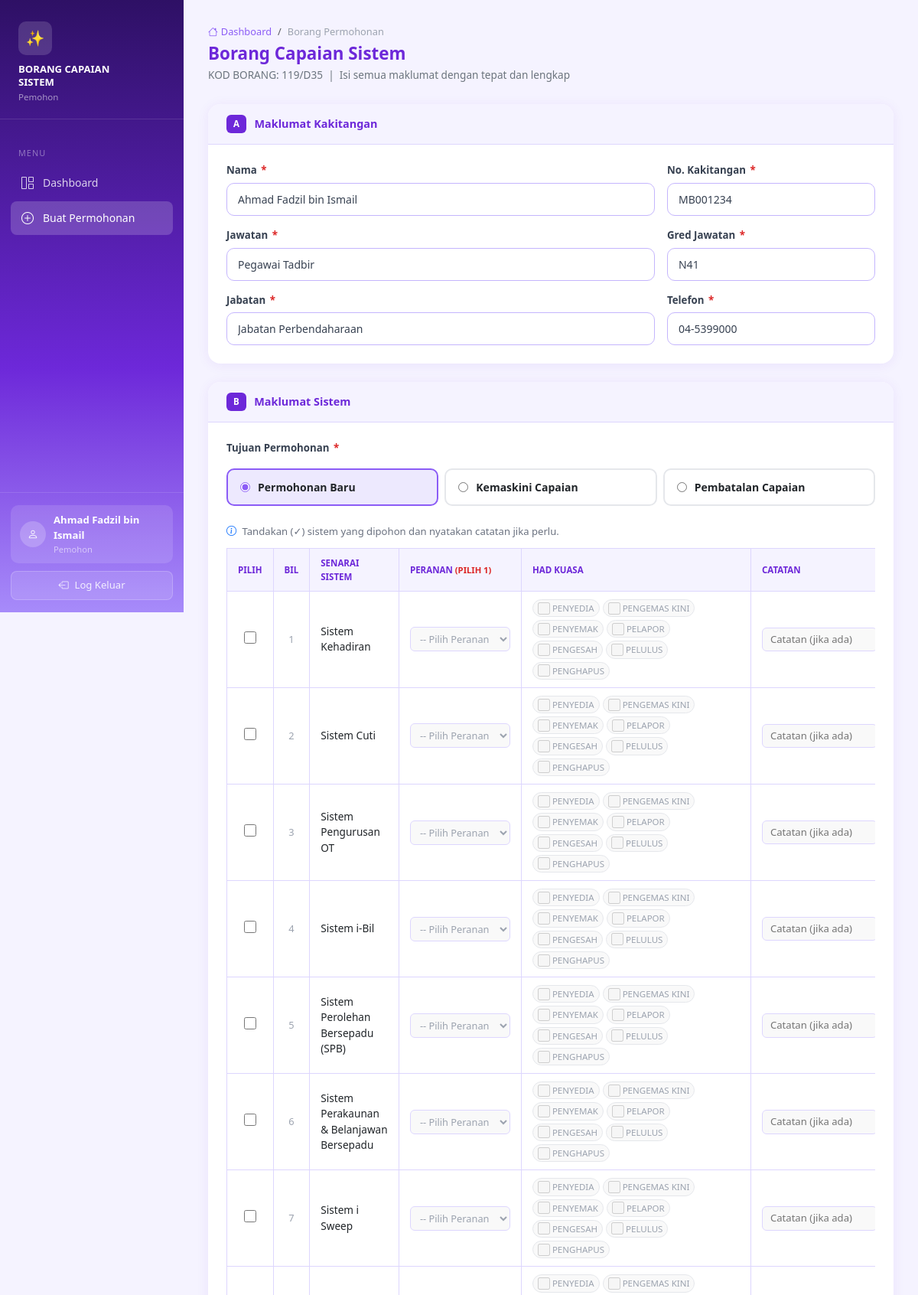
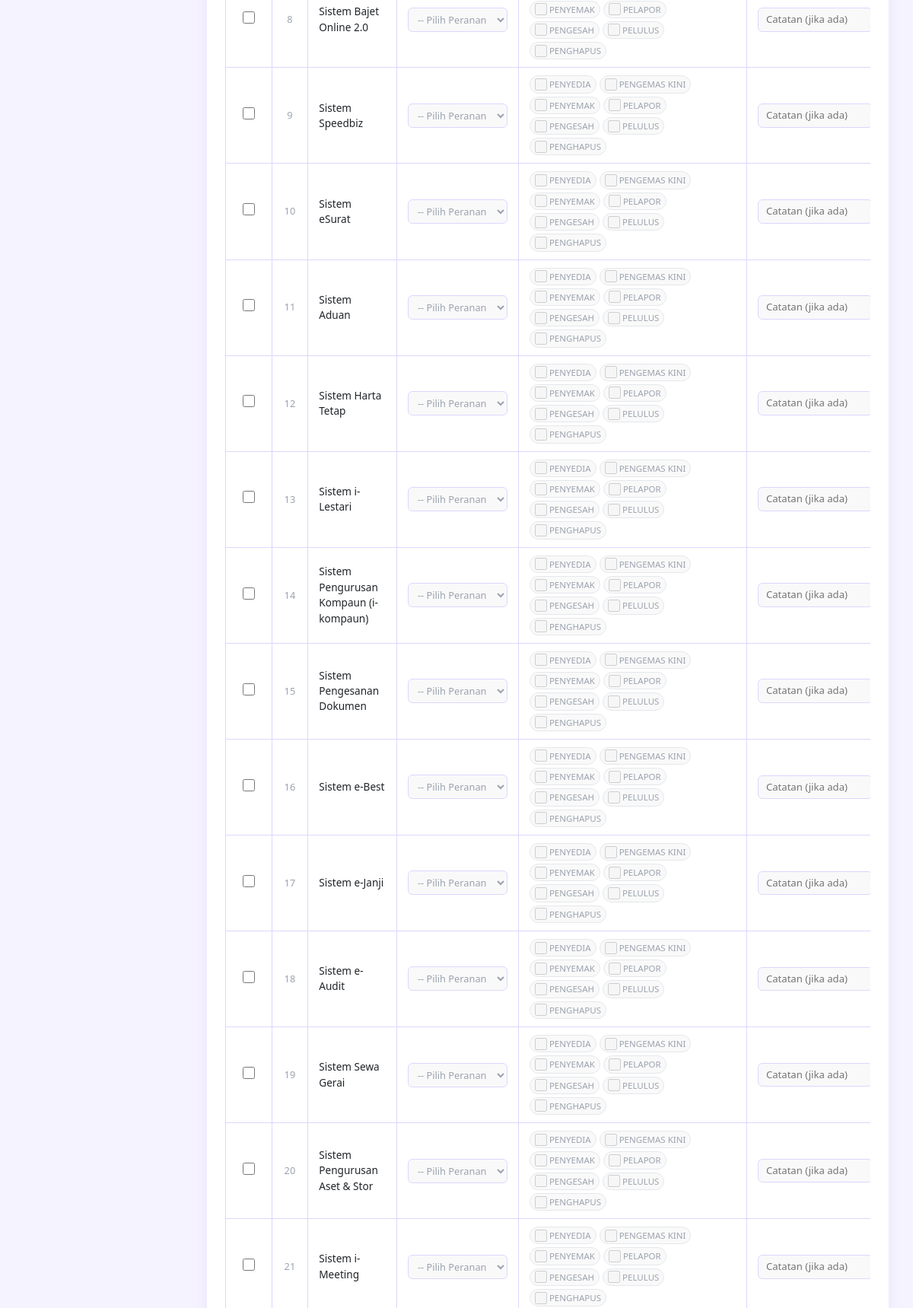
The page /borang_permohonan.php (signed in, upper part) on the database its author committed (2 pictures, top to bottom).
### tables this page shows
CREATE TABLE `users` (
    `id`            INT AUTO_INCREMENT PRIMARY KEY,
    `username`      VARCHAR(100) UNIQUE NOT NULL,
    `password`      VARCHAR(255) NOT NULL,
    `role`          VARCHAR(50) NOT NULL,
    `nama`          VARCHAR(255),
    `no_kakitangan` VARCHAR(50),
    `jawatan`       VARCHAR(255),
    `gred_jawatan`  VARCHAR(50),
    `jabatan`       VARCHAR(255),
    `telefon`       VARCHAR(50),
    `created_at`    DATETIME DEFAULT CURRENT_TIMESTAMP
);

### config.php (called while the page is built, shortened)
<?php
function fungsiLabel($fungsi) {
    return match($fungsi) {
        'penyedia'     => 'PENYEDIA',
        'pengemaskini' => 'PENGEMAS KINI',
        'penyemak'     => 'PENYEMAK',
        'pelapor'      => 'PELAPOR',
        'pengesah'     => 'PENGESAH',
        'pelulus'      => 'PELULUS',
        'penghapus'    => 'PENGHAPUS',
        default        => strtoupper($fungsi),
    };
}

### borang_permohonan.php (the view, shortened to what this page needs)
<?php
require_once __DIR__ . '/_includes.php';
$db   = getDB();
$user = $db->prepare("SELECT * FROM users WHERE id = ?");
$user->execute([$_SESSION['user_id']]);
$u = $user->fetch();
?>
<!DOCTYPE html>
<html lang="ms">
<head>
    <link href="https://cdn.jsdelivr.net/npm/bootstrap@5.3.0/dist/css/bootstrap.min.css" rel="stylesheet">
    <link href="https://cdn.jsdelivr.net/npm/bootstrap-icons@1.11.0/font/bootstrap-icons.css" rel="stylesheet">
</head>
<body>
<div class="main-content">
    <div class="page-header">
        <nav aria-label="breadcrumb">
            <ol class="breadcrumb">
                <li class="breadcrumb-item"><a href="dashboard_pemohon.php"><i class="bi bi-house me-1"></i>Dashboard</a></li>
                <li class="breadcrumb-item active">Borang Permohonan</li>
            </ol>
        </nav>
        <h4>Borang Capaian Sistem</h4>
        <p>KOD BORANG: 119/D35 &nbsp;|&nbsp; Isi semua maklumat dengan tepat dan lengkap</p>
    </div>
    <form method="POST" action="submit_permohonan.php" id="mainForm">
    <div class="form-card mb-4">
        <div class="form-section-header">
            <span class="sec-label">A</span>
            <span class="sec-title">Maklumat Kakitangan</span>
        </div>
        <div class="form-section-body">
            <div class="row g-3">
                <div class="col-md-8">
                    <label class="field-label">Nama <span class="req">*</span></label>
                    <input type="text" name="nama" class="form-control-custom" required value="<?= htmlspecialchars($u['nama'] ?? '') ?>">
                </div>
                <div class="col-md-4">
                    <label class="field-label">No. Kakitangan <span class="req">*</span></label>
                    <input type="text" name="no_kakitangan" class="form-control-custom" required value="<?= htmlspecialchars($u['no_kakitangan'] ?? '') ?>">
                </div>
                <div class="col-md-8">
                    <label class="field-label">Jawatan <span class="req">*</span></label>
                    <input type="text" name="jawatan" class="form-control-custom" required value="<?= htmlspecialchars($u['jawatan'] ?? '') ?>">
                </div>
                <div class="col-md-4">
                    <label class="field-label">Gred Jawatan <span class="req">*</span></label>
                    <input type="text" name="gred_jawatan" class="form-control-custom" required value="<?= htmlspecialchars($u['gred_jawatan'] ?? '') ?>">
                </div>
                <div class="col-md-8">
                    <label class="field-label">Jabatan <span class="req">*</span></label>
                    <input type="text" name="jabatan" class="form-control-custom" required value="<?= htmlspecialchars($u['jabatan'] ?? '') ?>">
                </div>
                <div class="col-md-4">
                    <label class="field-label">Telefon <span class="req">*</span></label>
                    <input type="text" name="telefon" class="form-control-custom" required value="<?= htmlspecialchars($u['telefon'] ?? '') ?>">
                </div>
            </div>
        </div>
    </div>
    <div class="form-card mb-4">
        <div class="form-section-header">
            <span class="sec-label">B</span>
            <span class="sec-title">Maklumat Sistem</span>
        </div>
        <div class="form-section-body">
            <label class="field-label mb-3">Tujuan Permohonan <span class="req">*</span></label>
            <div class="row g-2 mb-4">
                <?php foreach(['baru'=>'Permohonan Baru','kemaskini'=>'Kemaskini Capaian','pembatalan'=>'Pembatalan Capaian'] as $val=>$lbl): ?>
                <div class="col-md-4">
                    <label class="radio-card" id="rc_<?=$val?>">
                        <input type="radio" name="tujuan" value="<?=$val?>" <?=$val==='baru'?'checked':''?> onchange="toggleSistem(this)">
                        <span style="font-size:0.875rem;font-weight:600"><?=$lbl?></span>
                    </label>
                </div>
                <?php endforeach; ?>
            </div>
            <div id="sistemSection">
                <p style="font-size:0.82rem;color:#6b7280;margin-bottom:12px">
                    <i class="bi bi-info-circle me-1 text-primary"></i>
                    Tandakan (✓) sistem yang dipohon dan nyatakan catatan jika perlu.
                </p>
                <div style="overflow-x:auto">
                <table class="sistem-table">
                    <thead>
                        <tr>
                            <th class="check-col">Pilih</th>
                            <th style="width:40px">Bil</th>
                            <th>Senarai Sistem</th>
                            <th style="min-width:160px">Peranan <span style="color:#dc2626;font-size:0.7rem">(pilih 1)</span></th>
                            <th style="min-width:300px">Had Kuasa</th>
                            <th style="min-width:180px">Catatan</th>
                        </tr>
                    </thead>
                    <tbody>
                    <?php foreach (SENARAI_SISTEM as $bil => $nama): ?>
                        <tr id="row-<?=$bil?>">
                            <td class="check-col">
                                <input type="checkbox" name="sistem[]" value="<?=$bil?>"
                                       onchange="toggleRow(this,<?=$bil?>)">
                            </td>
                            <td style="color:#9ca3af;font-size:0.8rem;text-align:center"><?=$bil?></td>
                            <td><?= htmlspecialchars($nama) ?></td>
                            <td>
                                <select name="peranan_sistem_<?=$bil?>" id="ps-<?=$bil?>"
                                        disabled onchange="updateHadKuasa(<?=$bil?>)"
                                        style="border:1px solid #ddd6fe;border-radius:6px;padding:5px 8px;font-size:0.8rem;width:100%;outline:none;background:#f9f9f9;color:#9ca3af;cursor:not-allowed">
                                    <option value="">-- Pilih Peranan --</option>
                                </select>
                            </td>
                            <td id="hk-cell-<?=$bil?>">
                                <div style="display:flex;flex-wrap:wrap;gap:4px">
                                <?php foreach(SENARAI_FUNGSI as $f): ?>
                                    <label id="hklbl-<?=$bil?>-<?=$f?>"
                                           style="display:inline-flex;align-items:center;gap:3px;font-size:0.72rem;padding:2px 6px;border-radius:12px;border:1px solid #e5e7eb;background:#f9f9f9;color:#9ca3af;cursor:not-allowed;white-space:nowrap">
                                        <input type="checkbox" name="had_kuasa_<?=$bil?>[<?=$f?>]" value="1"
                                               id="hk-<?=$bil?>-<?=$f?>" disabled style="accent-color:#8b5cf6">
                                        <?= fungsiLabel($f) ?>
                                    </label>
                                <?php endforeach; ?>
                                </div>
                            </td>
                            <td><input type="text" name="catatan_<?=$bil?>" id="cat-<?=$bil?>"
                                       placeholder="Catatan (jika ada)" disabled
                                       style="background:#f9f9f9;color:#9ca3af;cursor:not-allowed"></td>
                        </tr>
                    <?php endforeach; ?>
                    </tbody>
                </table>
                </div>
            </div>
        </div>
    </div>
    </form>
</div>
</body></html>

### _includes.php (style rules this page uses)
* { box-sizing: border-box; }
body { font-family: 'Segoe UI', sans-serif; background: #f5f3ff; min-height: 100vh; margin: 0; }
.main-content { margin-left: 240px; padding: 32px; min-height: 100vh; }
.page-header { margin-bottom: 28px; }
.page-header h4 { font-size: 1.4rem; font-weight: 700; color: #6d28d9; margin-bottom: 4px; }
.page-header p { color: #6c757d; font-size: 0.85rem; margin: 0; }
.page-header .breadcrumb { font-size: 0.8rem; margin-bottom: 6px; }
.page-header .breadcrumb-item a { color: #8b5cf6; text-decoration: none; font-weight: 500; }
.page-header .breadcrumb-item.active { color: #9ca3af; }
.form-card { background: #fff; border-radius: 16px; box-shadow: 0 2px 16px rgba(109,40,217,0.08); overflow: hidden; }
.form-section-header { background: #f5f3ff; padding: 14px 24px; border-bottom: 1px solid #ddd6fe; display: flex; align-items: center; gap: 10px; }
.form-section-header .sec-label { background: #6d28d9; color: #fff; font-size: 0.72rem; font-weight: 700; padding: 3px 9px; border-radius: 6px; letter-spacing: 0.5px; }
.form-section-header .sec-title { font-size: 0.9rem; font-weight: 700; color: #6d28d9; }
.form-section-body { padding: 24px; }
.field-label { font-size: 0.83rem; font-weight: 600; color: #374151; margin-bottom: 6px; display: block; }
.field-label .req { color: #dc2626; margin-left: 2px; }
.form-control-custom { border: 1px solid #c4b5fd; border-radius: 10px; padding: 10px 14px; font-size: 0.875rem; color: #374151; width: 100%; transition: border-color 0.15s, box-shadow 0.15s; outline: none; background: #fff; }
.form-control-custom::placeholder { color: #c4b5fd; }
.sistem-table { width: 100%; border-collapse: collapse; font-size: 0.85rem; }
.sistem-table th, .sistem-table td { padding: 10px 14px; border: 1px solid #ddd6fe; }
.sistem-table thead th { background: #f5f3ff; color: #6d28d9; font-weight: 700; font-size: 0.72rem; text-transform: uppercase; }
.sistem-table .check-col { width: 50px; text-align: center; }
.sistem-table input[type=checkbox] { width: 16px; height: 16px; cursor: pointer; accent-color: #8b5cf6; }
.sistem-table input[type=text] { border: 1px solid #ddd6fe; border-radius: 6px; padding: 5px 10px; font-size: 0.82rem; width: 100%; outline: none; background: #fff; }

### borang_permohonan.php (style rules this page uses)
.radio-card { border:2px solid #e5e7eb;border-radius:10px;padding:12px 16px;cursor:pointer;transition:all 0.15s;display:flex;align-items:center;gap:10px; }
.radio-card.selected { border-color:#8b5cf6;background:#ede9fe; }
.radio-card input { accent-color:#8b5cf6; }

### rows shown on the page
users: nama "Ahmad Fadzil bin Ismail", no_kakitangan "MB001234", jawatan "Pegawai Tadbir", gred_jawatan "N41", jabatan "Jabatan Perbendaharaan", telefon "04-5399000"

### other values the page prints
$roleLabel "Pemohon"
$item['label'] "Dashboard"
$item['label'] "Buat Permohonan"
$username "Ahmad Fadzil bin Ismail"
$lbl "Permohonan Baru"
$lbl "Kemaskini Capaian"
$lbl "Pembatalan Capaian"
$bil "1"
$nama "Sistem Kehadiran"
fungsiLabel($f) "PENYEDIA"
fungsiLabel($f) "PENGEMAS KINI"
fungsiLabel($f) "PENYEMAK"
fungsiLabel($f) "PELAPOR"
fungsiLabel($f) "PENGESAH"
fungsiLabel($f) "PELULUS"
